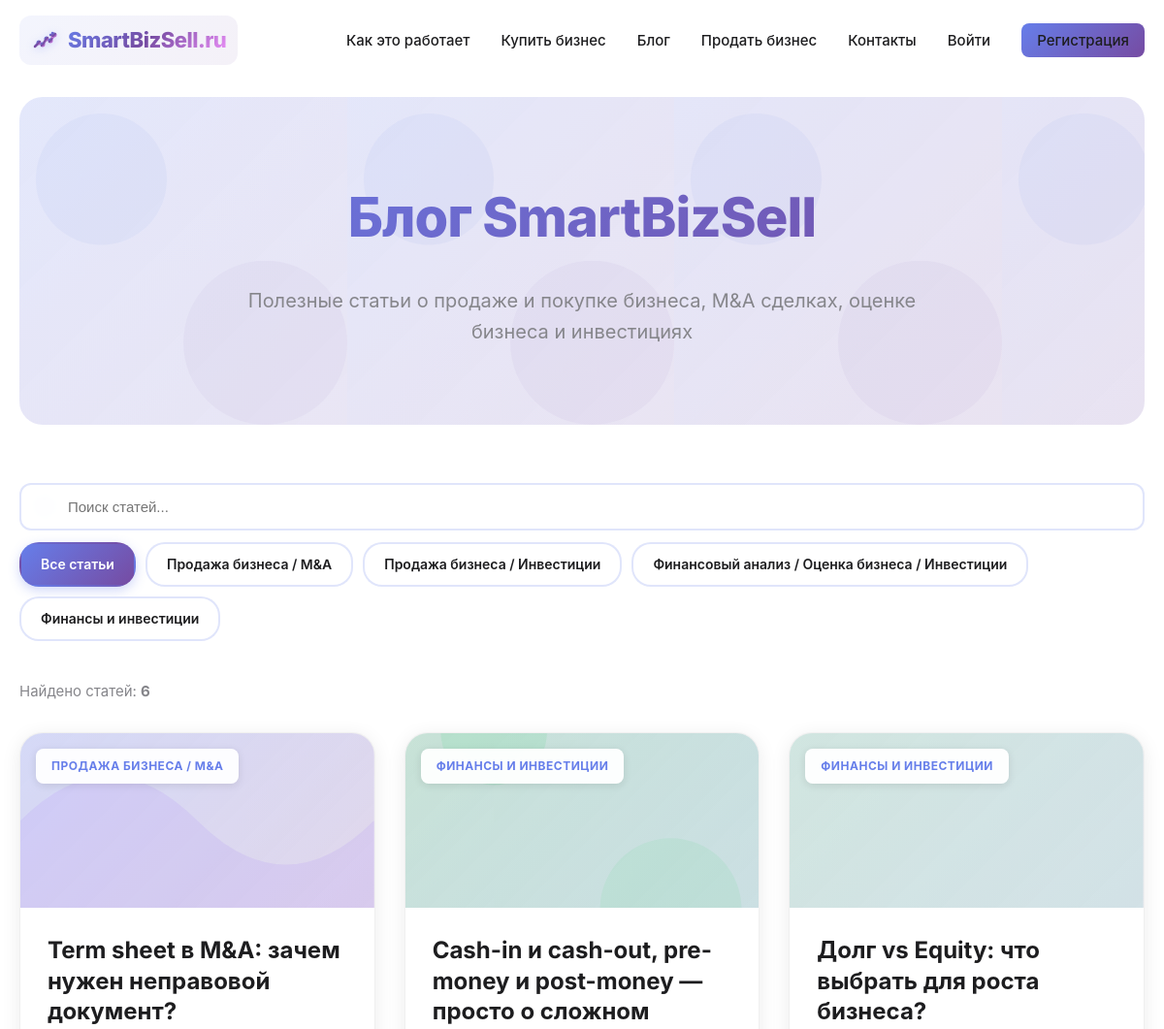
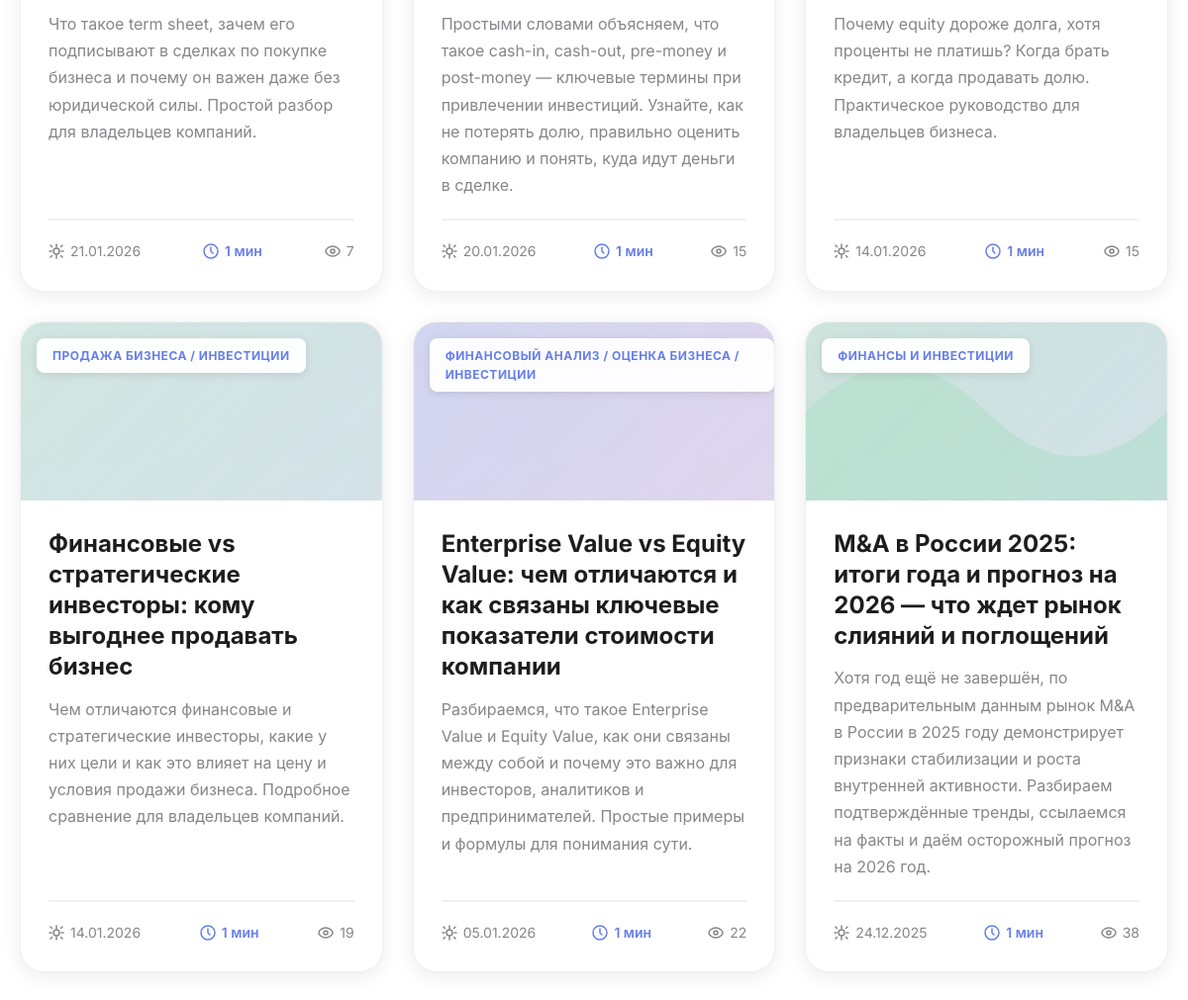
The page /blog.php on the database as committed earlier (2 pictures, top to bottom).
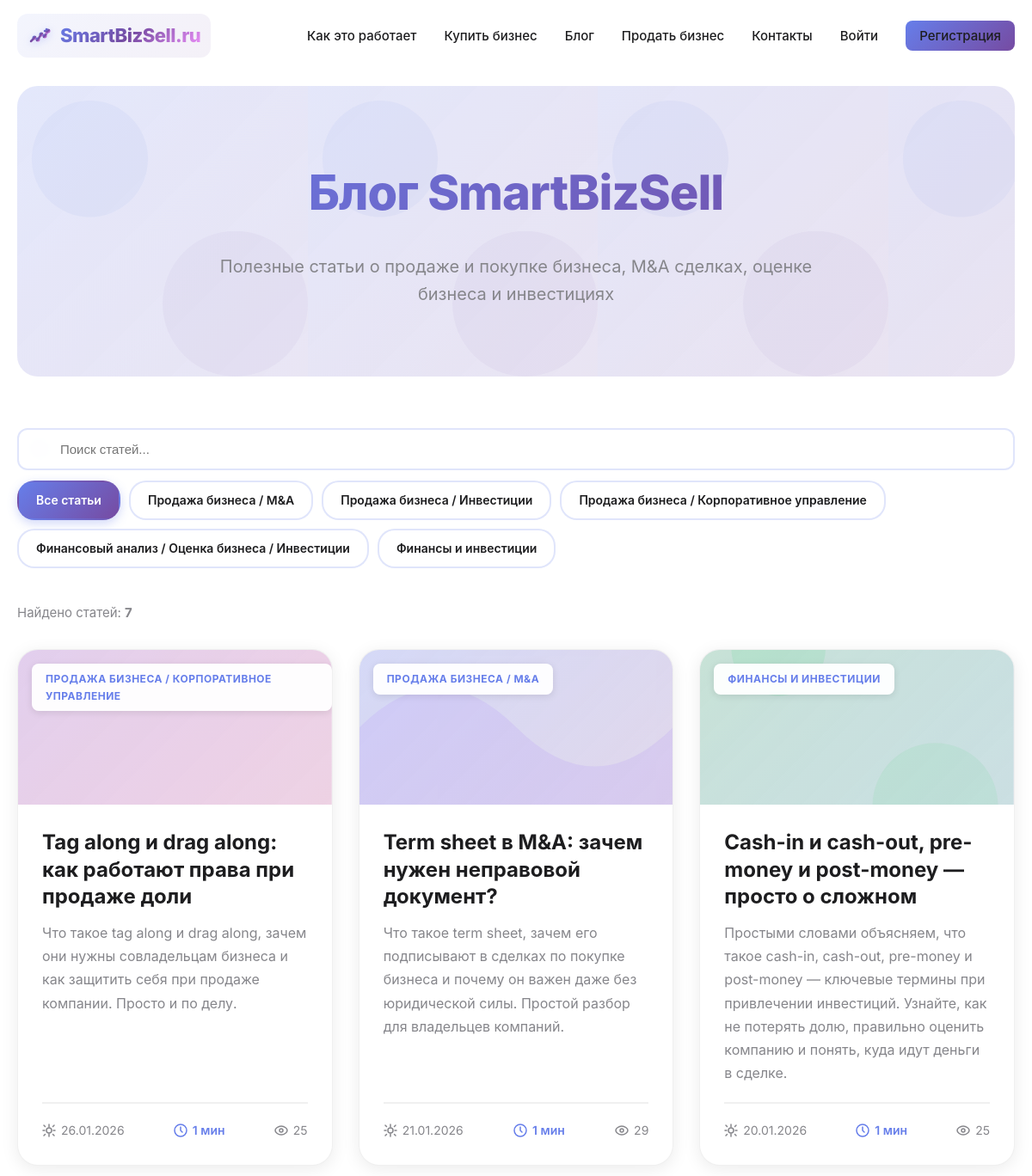
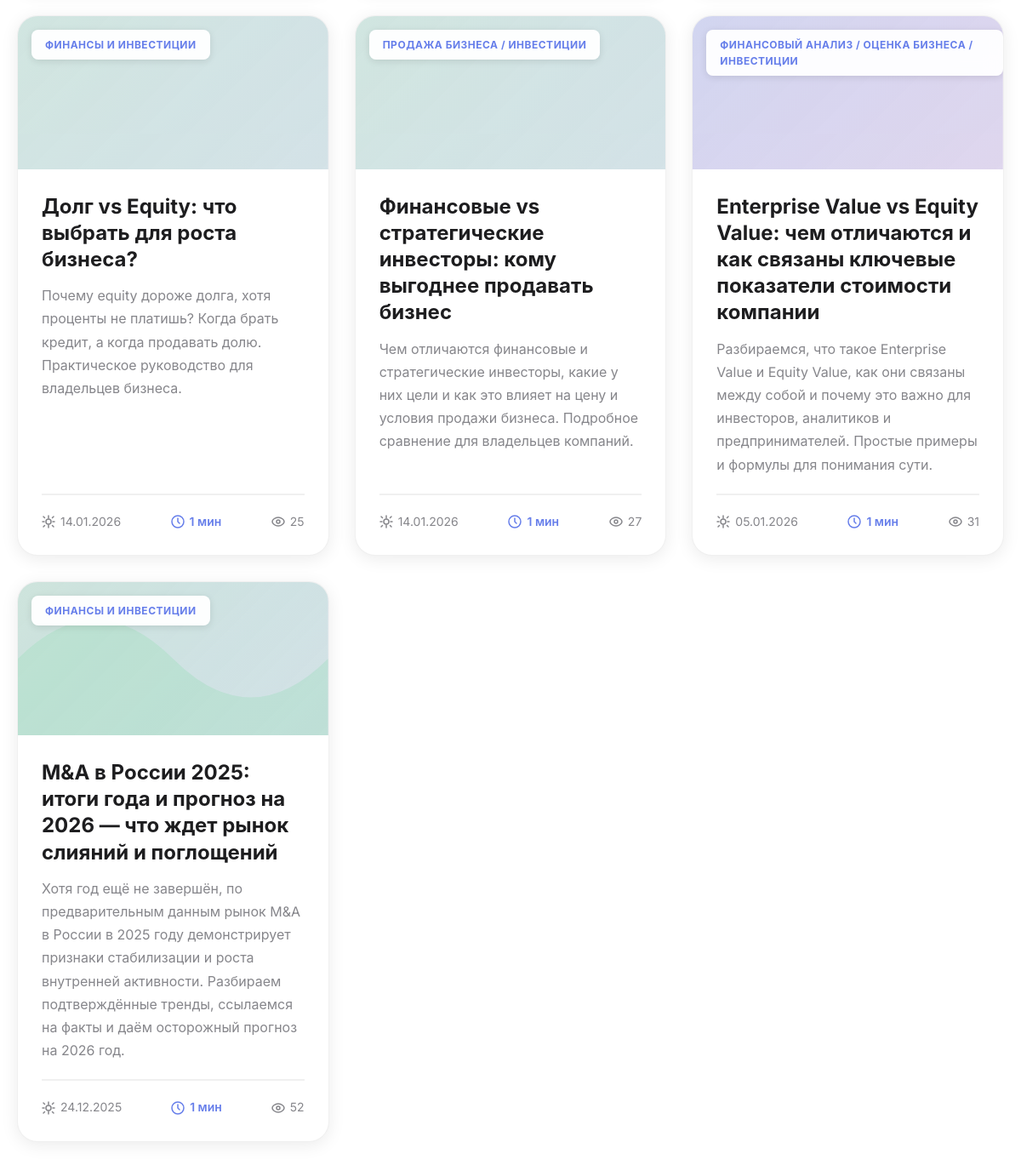
The same page on the database as committed later (2 pictures, top to bottom).
### tables this page shows
CREATE TABLE `blog_posts` (
  `id` int NOT NULL,
  `title` varchar(255) NOT NULL COMMENT 'Заголовок статьи',
  `slug` varchar(255) NOT NULL COMMENT 'URL-friendly версия заголовка',
  `content` text NOT NULL COMMENT 'Полный текст статьи',
  `excerpt` text COMMENT 'Краткое описание статьи',
  `author_id` int DEFAULT NULL COMMENT 'ID автора (связь с users)',
  `category` varchar(100) DEFAULT NULL COMMENT 'Категория статьи',
  `tags` text COMMENT 'Теги через запятую',
  `meta_title` varchar(255) DEFAULT NULL COMMENT 'SEO заголовок',
  `meta_description` text COMMENT 'SEO описание',
  `keywords` text COMMENT 'Ключевые слова',
  `views` int DEFAULT '0' COMMENT 'Количество просмотров',
  `published_at` datetime DEFAULT NULL COMMENT 'Дата публикации',
  `updated_at` datetime DEFAULT CURRENT_TIMESTAMP ON UPDATE CURRENT_TIMESTAMP COMMENT 'Дата обновления',
  `created_at` datetime DEFAULT CURRENT_TIMESTAMP COMMENT 'Дата создания',
  `status` enum('draft','published','archived') DEFAULT 'draft' COMMENT 'Статус статьи'
);

### config.php (called while the page is built, shortened)
<?php
function isLoggedIn() {
    return isset($_SESSION['user_id']) && isset($_SESSION['user_email']);
}

### blog.php (the view, shortened to what this page needs)
<?php
require_once 'config.php';
try {
    $pdo = getDBConnection();
    $stmt = $pdo->query("SHOW TABLES LIKE 'blog_posts'");
    $blogTableExists = $stmt->rowCount() > 0;
} catch (PDOException $e) {
    $blogTableExists = false;
}
$posts = [];
$totalPosts = 0;
$categories = [];
$selectedCategory = isset($_GET['category']) ? trim($_GET['category']) : '';
$searchQuery = isset($_GET['search']) ? trim($_GET['search']) : '';
$currentPage = isset($_GET['page']) ? max(1, (int)$_GET['page']) : 1;
$postsPerPage = 10;
$offset = ($currentPage - 1) * $postsPerPage;
if ($blogTableExists) {
    try {
        $stmt = $pdo->query("SELECT DISTINCT category FROM blog_posts WHERE status = 'published' AND published_at IS NOT NULL AND published_at <= NOW() AND category IS NOT NULL AND category != '' ORDER BY category");
        $categories = $stmt->fetchAll(PDO::FETCH_COLUMN);
        $whereConditions = ["status = 'published'", "published_at IS NOT NULL", "published_at <= NOW()"];
        $whereClause = implode(' AND ', $whereConditions);
        $stmt = $pdo->prepare("SELECT COUNT(*) as total FROM blog_posts WHERE {$whereClause}");
        $stmt->execute();
        $totalPosts = $stmt->fetch()['total'] ?? 0;
        $stmt = $pdo->prepare("
            SELECT
                id, title, slug, excerpt, content,
                category, tags,
                published_at, views,
                meta_title, meta_description
            FROM blog_posts
            WHERE {$whereClause}
            ORDER BY published_at DESC
            LIMIT :limit OFFSET :offset
        ");
        $stmt->bindValue(':limit', $postsPerPage, PDO::PARAM_INT);
        $stmt->bindValue(':offset', $offset, PDO::PARAM_INT);
        $stmt->execute();
        $posts = $stmt->fetchAll(PDO::FETCH_ASSOC);
    } catch (PDOException $e) {
        error_log("Error loading blog posts: " . $e->getMessage());
    }
}
function generateBlogCategoryIllustration(string $category, int $postId = null): string {
    $categoryLower = mb_strtolower($category);
    $themes = [
        'm&a' => ['#667EEA', '#764BA2', '#8B5CF6'],
        'оценка' => ['#3F51B5', '#673AB7', '#6366F1'],
        'инвестиции' => ['#4CAF50', '#009688', '#22C55E'],
        'продажа бизнеса' => ['#9C27B0', '#E91E63', '#EC4899'],
        'покупка бизнеса' => ['#0EA5E9', '#14B8A6', '#06B6D4'],
        'финансы' => ['#607D8B', '#455A64', '#64748B'],
    ];
    $theme = ['#667EEA', '#764BA2', '#8B5CF6'];
    foreach ($themes as $key => $colors) {
        if (strpos($categoryLower, $key) !== false) {
            $theme = $colors;
            break;
        }
    }
    $gradientStart = $theme[0];
    $gradientEnd = $theme[1];
    $accent = $theme[2];
    $uniqueId = md5($category . $postId);
    $variant = $postId ? (($postId % 5) + 1) : 1;
    $svg = '';
    switch ($variant) {
        case 1:
            $svg = <<<SVG
<svg width="100%" height="100%" viewBox="0 0 200 200" xmlns="http://www.w3.org/2000/svg" preserveAspectRatio="xMidYMid slice">
    <defs>
        <linearGradient id="blog-grad-{$uniqueId}" x1="0%" y1="0%" x2="100%" y2="100%">
            <stop offset="0%" style="stop-color:{$gradientStart};stop-opacity:0.4" />
            <stop offset="100%" style="stop-color:{$gradientEnd};stop-opacity:0.25" />
        </linearGradient>
    </defs>
    <rect width="100%" height="100%" fill="url(#blog-grad-{$uniqueId})" />
    <circle cx="50" cy="50" r="30" fill="{$accent}" opacity="0.2" />
    <circle cx="150" cy="150" r="40" fill="{$accent}" opacity="0.15" />
</svg>
SVG;
            break;
        case 2:
            $svg = <<<SVG
<svg width="100%" height="100%" viewBox="0 0 200 200" xmlns="http://www.w3.org/2000/svg" preserveAspectRatio="xMidYMid slice">
    <defs>
        <linearGradient id="blog-grad-{$uniqueId}" x1="0%" y1="0%" x2="100%" y2="100%">
            <stop offset="0%" style="stop-color:{$gradientStart};stop-opacity:0.35" />
            <stop offset="100%" style="stop-color:{$gradientEnd};stop-opacity:0.2" />
        </linearGradient>
    </defs>
    <rect width="100%" height="100%" fill="url(#blog-grad-{$uniqueId})" />
    <path d="M0,100 Q50,50 100,100 T200,100 L200,200 L0,200 Z" fill="{$accent}" opacity="0.2" />
</svg>
SVG;
            break;
        default:
            $svg = <<<SVG
<svg width="100%" height="100%" viewBox="0 0 200 200" xmlns="http://www.w3.org/2000/svg" preserveAspectRatio="xMidYMid slice">
    <defs>
        <linearGradient id="blog-grad-{$uniqueId}" x1="0%" y1="0%" x2="100%" y2="100%">
            <stop offset="0%" style="stop-color:{$gradientStart};stop-opacity:0.3" />
            <stop offset="100%" style="stop-color:{$gradientEnd};stop-opacity:0.2" />
        </linearGradient>
    </defs>
    <rect width="100%" height="100%" fill="url(#blog-grad-{$uniqueId})" />
</svg>
SVG;
    }
    return $svg;
}
function estimateReadingTime(?string $content): int {
    $wordCount = str_word_count(strip_tags($content));
    $readingTime = ceil($wordCount / 200);
    return max(1, $readingTime);
}
?>
<!DOCTYPE html>
<html lang="ru">
<head>
    <link rel="stylesheet" href="styles.css?v=<?php echo time(); ?>">
</head>
<body>
    <nav class="navbar">
        <div class="container">
            <div class="nav-content">
                <a href="/" class="logo">
                    <span class="logo-icon"><?php echo getLogoIcon(); ?></span>
                    <span class="logo-text">SmartBizSell.ru</span>
                </a>
                <ul class="nav-menu">
                    <li><a href="/#how-it-works">Как это работает</a></li>
                    <li><a href="/#buy-business">Купить бизнес</a></li>
                    <li><a href="/blog">Блог</a></li>
                    <?php if (isLoggedIn()): ?>
                        <li><a href="/dashboard.php">Продать бизнес</a></li>
                        <?php if (isModerator()): ?>
                            <li><a href="/moderation.php">Модерация</a></li>
                        <?php endif; ?>
                    <?php else: ?>
                        <li><a href="/login.php">Продать бизнес</a></li>
                    <?php endif; ?>
                    <li><a href="/#contact">Контакты</a></li>
                    <?php if (isLoggedIn()): ?>
                        <li><a href="/dashboard.php">Личный кабинет</a></li>
                        <li><a href="/logout.php">Выйти</a></li>
                    <?php else: ?>
                        <li><a href="/login.php">Войти</a></li>
                        <li><a href="/register.php" style="background: linear-gradient(135deg, #667EEA 0%, #764BA2 100%); color: white; padding: 8px 16px; border-radius: 8px;">Регистрация</a></li>
                    <?php endif; ?>
                </ul>
            </div>
        </div>
    </nav>
    <div class="blog-container">
        <div class="blog-header">
            <h1>Блог SmartBizSell</h1>
            <p>Полезные статьи о продаже и покупке бизнеса, M&A сделках, оценке бизнеса и инвестициях</p>
        </div>
        <div class="blog-filters">
            <div class="blog-search">
                <form method="GET" action="/blog" style="display: inline;">
                    <input type="text" name="search" placeholder="Поиск статей..." value="<?php echo htmlspecialchars($searchQuery, ENT_QUOTES, 'UTF-8'); ?>" autocomplete="off">
                </form>
            </div>
            <div class="blog-category-filter">
                <a href="/blog" class="category-btn <?php echo empty($selectedCategory) ? 'active' : ''; ?>">
                    Все статьи
                </a>
                <?php foreach ($categories as $cat): ?>
                    <a href="/blog?category=<?php echo urlencode($cat); ?><?php echo !empty($searchQuery) ? '&search=' . urlencode($searchQuery) : ''; ?>"
                       class="category-btn <?php echo $selectedCategory === $cat ? 'active' : ''; ?>">
                        <?php echo htmlspecialchars($cat, ENT_QUOTES, 'UTF-8'); ?>
                    </a>
                <?php endforeach; ?>
            </div>
        </div>
        <?php if (!empty($posts)): ?>
            <div class="blog-results-count">
                Найдено статей: <strong><?php echo number_format($totalPosts, 0, '.', ' '); ?></strong>
            </div>
        <?php endif; ?>
        <?php if (empty($posts)): ?>
            <div class="empty-blog">
                <h2>Статьи скоро появятся</h2>
                <p>Мы готовим интересные материалы о продаже и покупке бизнеса, M&A сделках и инвестициях.</p>
                <p><a href="/" style="color: #667EEA; text-decoration: none; font-weight: 600;">← Вернуться на главную</a></p>
            </div>
        <?php else: ?>
            <div class="blog-grid">
                <?php foreach ($posts as $post):
                    $contentForReading = $post['content'] ?? ($post['excerpt'] ?? '');
                    $readingTime = estimateReadingTime($contentForReading);
                ?>
                    <article class="blog-card">
                        <div class="blog-card-header">
                            <?php if (!empty($post['category'])): ?>
                                <div class="blog-card-illustration">
                                    <?php echo generateBlogCategoryIllustration($post['category'], $post['id']); ?>
                                </div>
                                <div class="blog-card-category"><?php echo htmlspecialchars($post['category'], ENT_QUOTES, 'UTF-8'); ?></div>
                            <?php endif; ?>
                        </div>
                        <div class="blog-card-content">
                            <h2 class="blog-card-title">
                                <a href="/blog/<?php echo htmlspecialchars($post['slug'], ENT_QUOTES, 'UTF-8'); ?>">
                                    <?php echo htmlspecialchars($post['title'], ENT_QUOTES, 'UTF-8'); ?>
                                </a>
                            </h2>
                            <?php if (!empty($post['excerpt'])): ?>
                                <p class="blog-card-excerpt"><?php echo htmlspecialchars($post['excerpt'], ENT_QUOTES, 'UTF-8'); ?></p>
                            <?php endif; ?>
                            <div class="blog-card-meta">
                                <div class="blog-card-date">
                                    <svg width="16" height="16" viewBox="0 0 16 16" fill="none">
                                        <path d="M8 1V4M8 12V15M3 8H1M15 8H13M3.5 3.5L2 2M14 2L12.5 3.5M3.5 12.5L2 14M14 14L12.5 12.5" stroke="currentColor" stroke-width="1.5" stroke-linecap="round"/>
                                        <circle cx="8" cy="8" r="3" stroke="currentColor" stroke-width="1.5"/>
                                    </svg>
                                    <?php echo date('d.m.Y', strtotime($post['published_at'])); ?>
                                </div>
                                <div class="blog-card-reading-time">
                                    <svg width="16" height="16" viewBox="0 0 16 16" fill="none">
                                        <circle cx="8" cy="8" r="7" stroke="currentColor" stroke-width="1.5"/>
                                        <path d="M8 4V8L10 10" stroke="currentColor" stroke-width="1.5" stroke-linecap="round"/>
                                    </svg>
                                    <?php echo $readingTime; ?> мин
                                </div>
                                <div class="blog-card-views">
                                    <svg width="16" height="16" viewBox="0 0 16 16" fill="none">
                                        <path d="M8 3C4 3 1 6 1 8C1 10 4 13 8 13C12 13 15 10 15 8C15 6 12 3 8 3Z" stroke="currentColor" stroke-width="1.5"/>
                                        <circle cx="8" cy="8" r="2" stroke="currentColor" stroke-width="1.5"/>
                                    </svg>
                                    <?php echo number_format($post['views'] ?? 0, 0, '.', ' '); ?>
                                </div>
                            </div>
                        </div>
                    </article>
                <?php endforeach; ?>
            </div>
        <?php endif; ?>
    </div>
</body>
</html>

Rows that differ between the two databases and show on the page:
added blog_posts: category "ПРОДАЖА БИЗНЕСА / КОРПОРАТИВНОЕ УПРАВЛЕНИЕ", title "Tag along и drag along: как работают права при продаже доли", excerpt "Что такое tag along и drag along, зачем они нужны совладельцам бизнеса и как защитить себя при продаже компании. Просто и по делу.", published_at "26.01.2026", content "1", views "25"
changed blog_posts "Term sheet в M&A: зачем нужен неправовой документ?": views "7" → "29"
changed blog_posts "Cash-in и cash-out, pre-money и post-money — просто о сложном": views "15" → "25"
changed blog_posts "Долг vs Equity: что выбрать для роста бизнеса?": views "15" → "25"
changed blog_posts "Финансовые vs стратегические инвесторы: кому выгоднее продавать бизнес": views "19" → "27"
changed blog_posts "ФИНАНСОВЫЙ АНАЛИЗ / ОЦЕНКА БИЗНЕСА / ИНВЕСТИЦИИ": views "22" → "31"
changed blog_posts (number 7 of 7 on the later page): views "38" → "52"
Other text that changed with them:
$totalPosts: "6" → "7"
new list line: "Продажа бизнеса / Корпоративное управление"
